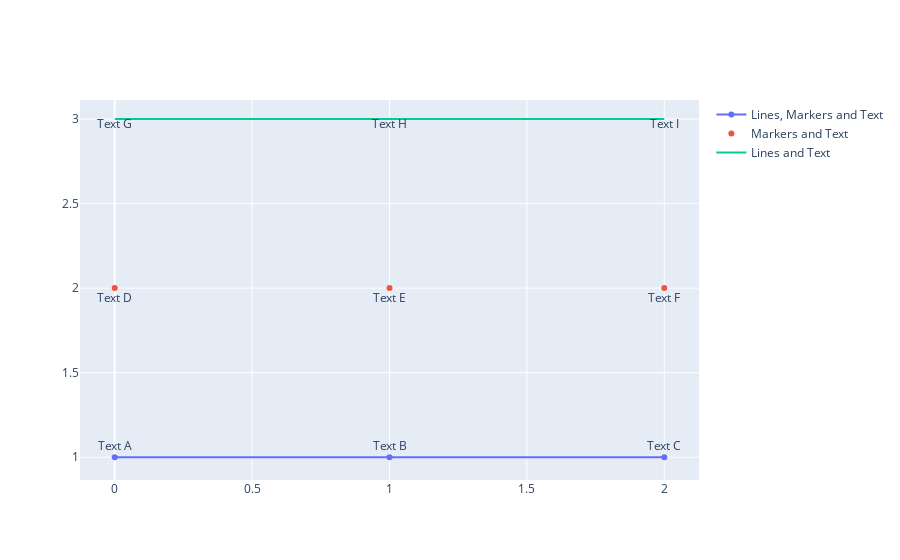

The code cell stored with this chart in its notebook:
### Code cell
import plotly.graph_objects as go

fig = go.Figure()

fig.add_trace(go.Scatter(
    x=[0, 1, 2],
    y=[1, 1, 1],
    mode="lines+markers+text",
    name="Lines, Markers and Text",
    text=["Text A", "Text B", "Text C"],
    textposition="top center"
))

fig.add_trace(go.Scatter(
    x=[0, 1, 2],
    y=[2, 2, 2],
    mode="markers+text",
    name="Markers and Text",
    text=["Text D", "Text E", "Text F"],
    textposition="bottom center"
))

fig.add_trace(go.Scatter(
    x=[0, 1, 2],
    y=[3, 3, 3],
    mode="lines+text",
    name="Lines and Text",
    text=["Text G", "Text H", "Text I"],
    textposition="bottom center"
))

fig.show()

### Figure 1 — Plotly figure (JSON) as saved in the notebook; plotly's stock layout.template omitted (floating-point values rounded to 4 significant figures)
{"data": [{"mode": "lines+markers+text", "name": "Lines, Markers and Text", "text": ["Text A", "Text B", "Text C"], "textposition": "top center", "type": "scatter", "x": [0, 1, 2], "y": [1, 1, 1]}, {"mode": "markers+text", "name": "Markers and Text", "text": ["Text D", "Text E", "Text F"], "textposition": "bottom center", "type": "scatter", "x": [0, 1, 2], "y": [2, 2, 2]}, {"mode": "lines+text", "name": "Lines and Text", "text": ["Text G", "Text H", "Text I"], "textposition": "bottom center", "type": "scatter", "x": [0, 1, 2], "y": [3, 3, 3]}], "layout": {}}
